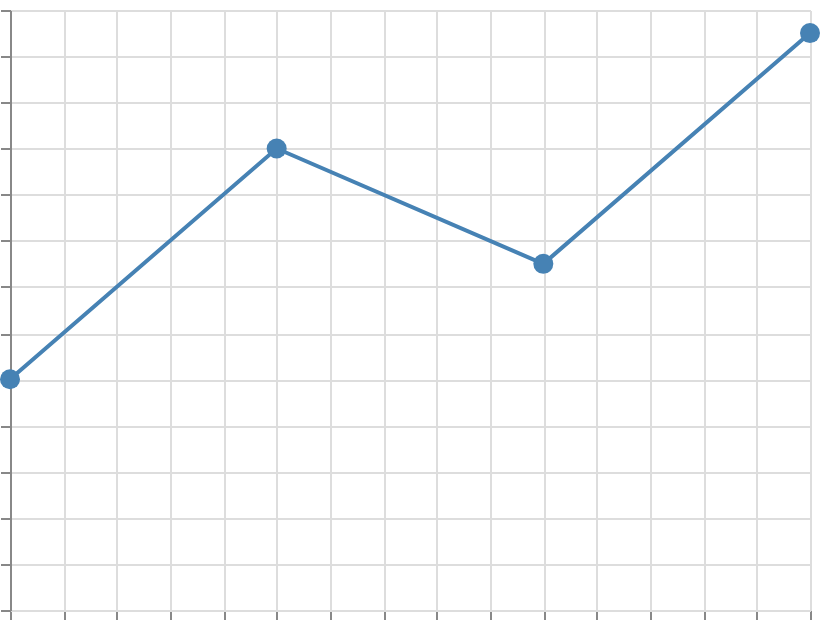

Here is the Vega-Lite specification saved for this chart:
### Vega specification from a JSON file in a GitHub repository (floating-point values rounded to 4 significant figures)
{"$schema": "https://vega.github.io/schema/vega/v6.json", "width": 400, "height": 300, "padding": 5, "autosize": "none", "data": [{"name": "table", "values": [{"x": 0, "y": 10}, {"x": 1, "y": 20}, {"x": 2, "y": 15}, {"x": 3, "y": 25}]}], "scales": [{"name": "x", "type": "linear", "domain": {"data": "table", "field": "x"}, "range": "width", "nice": true}, {"name": "y", "type": "linear", "domain": {"data": "table", "field": "y"}, "range": [{"signal": "height"}, 0], "nice": true}], "marks": [{"type": "line", "from": {"data": "table"}, "encode": {"update": {"x": {"scale": "x", "field": "x"}, "y": {"scale": "y", "field": "y"}, "stroke": {"value": "steelblue"}, "strokeWidth": {"value": 2}}}}, {"type": "symbol", "from": {"data": "table"}, "encode": {"update": {"x": {"scale": "x", "field": "x"}, "y": {"scale": "y", "field": "y"}, "size": {"value": 100}, "fill": {"value": "steelblue"}}}}], "axes": [{"scale": "x", "orient": "bottom", "grid": true, "labels": false}, {"scale": "y", "orient": "left", "grid": true, "labels": false}]}
